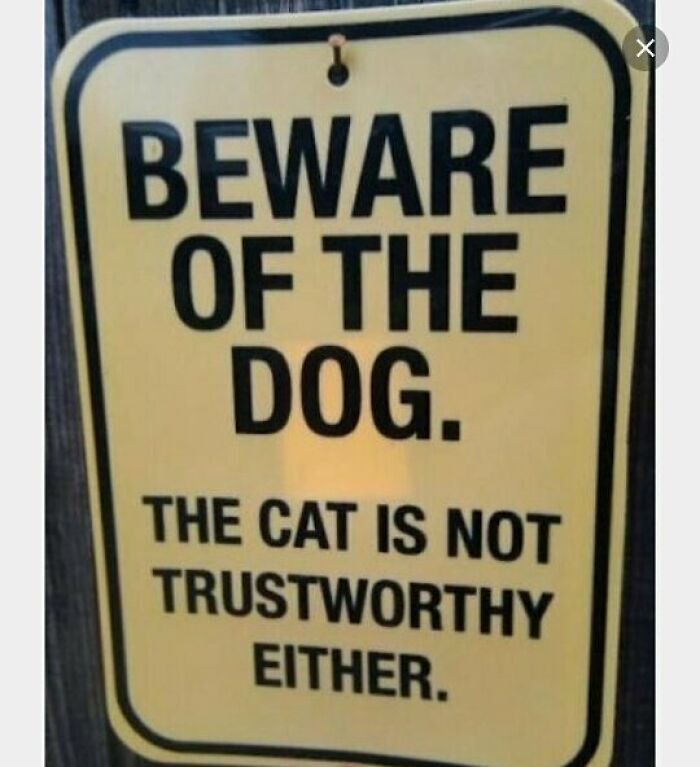
#> input picture AutisTech/s1.jpeg, 700 x 767 px, given in place of 171010160355-img-2777-dxo-raw-v2.jpg, which was not available
$ python video_main.py
#> lines starting #> are read from the running program, lines starting #| are printed output that depends on the picture; after the words box and inside, x2 and y2 are one past the last pixel; in counts of white or black regions, pixels touching at a corner belong together; long printed decimals are rounded; pictures that were not available may be replaced by others from this repository, and a replacement may not be noted
import cv2, copy
import os
from PIL import ImageTk, Image
import numpy as np
import tkinter as tk
import moviepy.editor as editor
# import AudioProcessing.audio_main as audio
class AutisTech_VideoProcessor:
    # [19 lines left out: functions __init__, goto_frame, not called in this run]

    def numpy_to_pil(self, img:np.ndarray):
        return Image.fromarray(cv2.cvtColor(img, cv2.COLOR_BGR2RGB))

    def get_image(self):
        return self.current_image

    def next_frame(self):
        if self.current_frame is not None:
            pass

    def get_frame_counter(self):
        return self.vidcap.get(cv2.CAP_PROP_POS_FRAMES)

    # [49 lines left out: functions import_video, draw_entity_box, pip, display_image, not called in this run]

    def play_video(self, current_frame:int = None):
        self.is_playing = True

    # [34 lines left out: functions change_canny, setup_classes_legend, not called in this run]

class picture_window():
    def __init__(self):
        self.image_frame_pos = ()
        self.window_size = ()
        self.lines = []
        self.info_window_color = (150, 255, 150)

    def setupWindow(self, size:tuple, point:tuple, *args, **kwargs):
        self.window = np.zeros((size[0], size[1], 3), dtype=np.uint8)
        self.window[0:-1, 0:-1] = kwargs["color"]
        self.place_window_header(color=(250, 100, 0), padx=2, pady=2, text="Header window")
        self.place_image_frame((150, 150), (32, 15), color=(255, 0, 0), thickness=2)

    def place_window_header(self, **kwargs):
        self.window[kwargs["padx"] if "padx" in kwargs.keys() else 5:30, kwargs["pady"] if "pady" in kwargs.keys() else 5:80] = (0, 0, 0)
        self.window = cv2.putText(self.window, kwargs["text"], (3, 8), cv2.FONT_HERSHEY_COMPLEX_SMALL, .4, (255, 255, 255), 1, cv2.LINE_AA)
        print("Window header placed")

    def place_image_frame(self, size:tuple, point:tuple, **kwargs):
        color = kwargs["color"]
        thickness = kwargs["thickness"]
        self.image_frame_pos = point
        self.window_size = size
        # self.window[point:thickness, point[1]-thickness:point[1]] = color
        # self.window[0:-1, point[1]-thickness:point[1]] = color

    def get_window(self):
        return self.window

    def clean_lines(self, lines):
        ret_list = []
        for l in lines:
            if len(l) > 45:
                a = f"{l[0:44]}-"
                b = f"   {l[44:]}"
                ret_list.append(a)
                ret_list.append(b)
            else:
                ret_list.append(l)
        return ret_list

    def setup_info_window(self, point:tuple, width_percentage=.8):
        x = round(point[1])
        y = 200
        w = round(abs(((self.window.shape[1] - x)*width_percentage)))
        print(f"x: {x}, y: {y}, w: {w}")
        self.window[30:180, x:x+w] = self.info_window_color
        self.lines = self.clean_lines(self.lines)
        if len(self.lines) > 0:
            for i, l in enumerate(self.lines):
                self.window = cv2.putText(self.window, l, (205, 40 + (12*i)), cv2.FONT_HERSHEY_COMPLEX_SMALL, .45, (0, 0, 255), 1, cv2.LINE_AA)

    def display_image(self, image, size_to_fit=False, keep_proportions=True, offset:tuple=None):
#> called with size_to_fit = True, keep_proportions = True, offset = (300, 25)
        if size_to_fit:
            d = 0
#> d = 0
            if image.shape[0] > image.shape[1]:
                d = 150/image.shape[0]
#> d = 0.196
            else:
                d = 150/image.shape[1]
            print("D", d)
#| D 0.1956
            if keep_proportions:
                print(round(image.shape[0]*d), round(image.shape[1]*d))
#| 150 137
                w, h = round(image.shape[0]*d), round(image.shape[1]*d)
#> w = 150; h = 137
                image = cv2.resize(image, (round(image.shape[1]*d), round(image.shape[0]*d)))
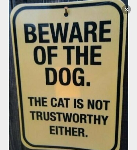
#> image: shape (150, 137, 3); mean of channels 0, 1, 2 109.5, 134.8, 141.5; drawn as B, G, R
            else:
                w, h = 150, 150
                image = cv2.resize(image, self.window_size)
            self.window[self.image_frame_pos[0]:self.image_frame_pos[0]+w, self.image_frame_pos[1]:self.image_frame_pos[1]+h] = image
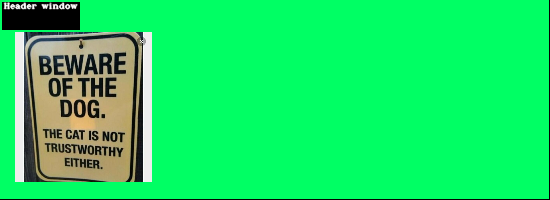
#> self.window: shape (200, 550, 3); mean of channels 0, 1, 2 99.7, 226.3, 27; drawn as B, G, R
        else:
            if offset is not None:
                y_offset = offset[0]
                x_offset = offset[1]
            else:
                x_offset = 0
                y_offset = 0

            self.window[self.image_frame_pos[0]:self.image_frame_pos[0]+self.window_size[0], self.image_frame_pos[1]:self.image_frame_pos[1]+self.window_size[1]] = image[x_offset:x_offset+self.window_size[0], y_offset:y_offset+self.window_size[1]]

    def display_window(self):
        cv2.imshow("window preview", self.window)
        cv2.waitKey(0)

## Testing the picture window real quick
if __name__ == "__main__":

    pw = picture_window()
    pw.setupWindow((200, 550), (10, 10), color=(100, 255, 0))
    pw.display_image(cv2.imread("C:/Users/Alast/Downloads/171010160355-img-2777-dxo-raw-v2.jpg"), offset=(300, 25), size_to_fit=True)
    pw.lines.append("This is the built in data window.")
    pw.lines.append("This is very customizable, and soon to be very cool")
    pw.lines.append("This window is for purely text data.")
    pw.lines.append("Like transcriptions, reading assistance, and special interest farming")
    pw.setup_info_window((200, 200))
#| x: 200, y: 200, w: 280
#> in setup_info_window, `self.window[30:180, x:x+w] = self.info_window_color`:
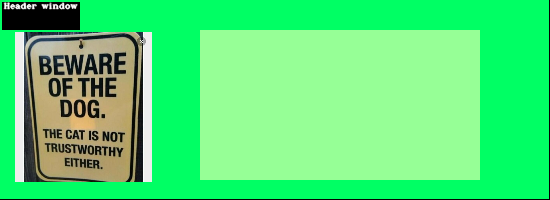
#> self.window: shape (200, 550, 3); mean of channels 0, 1, 2 118.8, 226.3, 84.3; drawn as B, G, R
#> the loop in setup_info_window, `for i, l in enumerate(self.lines):` made 6 passes
#> pass 1, in setup_info_window, `self.window = cv2.putText(self.window, l, (205, 40 + (12*i)), cv2.FONT..`:
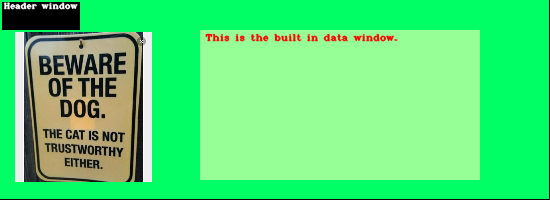
#> self.window: shape (200, 550, 3); 0.99% of pixels changed, all inside (x1, y1, x2, y2) = (205, 33, 398, 42); drawn as B, G, R
#> pass 2, in setup_info_window, `self.window = cv2.putText(self.window, l, (205, 40 + (12*i)), cv2.FONT..`:
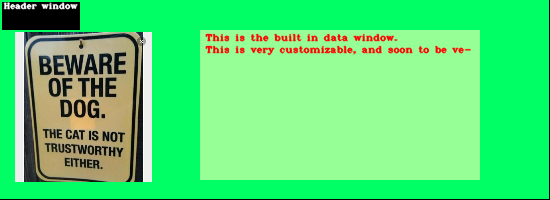
#> self.window: shape (200, 550, 3); 1.31% of pixels changed, all inside (x1, y1, x2, y2) = (205, 45, 472, 56); drawn as B, G, R
#> pass 3, in setup_info_window, `self.window = cv2.putText(self.window, l, (205, 40 + (12*i)), cv2.FONT..`:
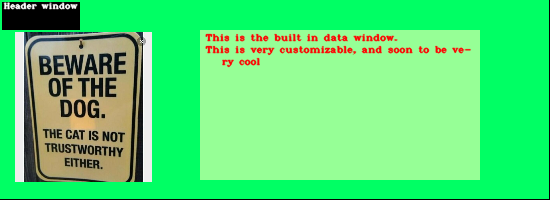
#> self.window: shape (200, 550, 3); 0.19% of pixels changed, all inside (x1, y1, x2, y2) = (222, 57, 260, 68); drawn as B, G, R
#> after the loop in setup_info_window, `for i, l in enumerate(self.lines):`:
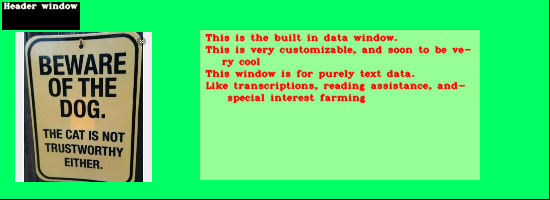
#> self.window: shape (200, 550, 3); 3.29% of pixels changed, all inside (x1, y1, x2, y2) = (205, 69, 466, 104); drawn as B, G, R
    pw.display_window()
